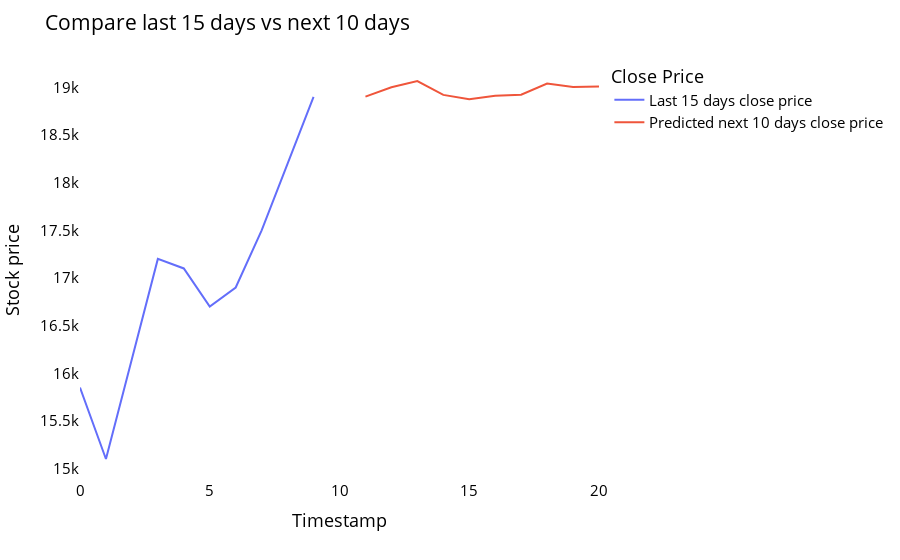

The notebook cell this image was saved under:
### Code cell
import copy

temp_mat = np.empty((len(last_days)+pred_days+1,1))
temp_mat[:] = np.nan
temp_mat = temp_mat.reshape(1,-1).tolist()[0]

last_original_days_value = copy.deepcopy(temp_mat)
next_predicted_days_value = copy.deepcopy(temp_mat)

last_original_days_value[0:time_step+1] = scaler.inverse_transform(closedf[len(closedf)-time_step:]).reshape(1,-1).tolist()[0]
next_predicted_days_value[time_step+1:] = scaler.inverse_transform(np.array(lst_output).reshape(-1,1)).reshape(1,-1).tolist()[0]
last_original_days_value.append(None)
names = cycle(['Last 15 days close price','Predicted next 10 days close price'])

new_pred_plot = pd.DataFrame({
    'last_original_days_value':last_original_days_value,
    'next_predicted_days_value':next_predicted_days_value
})

fig = px.line(new_pred_plot,x=new_pred_plot.index, y=[new_pred_plot['last_original_days_value'],
                                                      new_pred_plot['next_predicted_days_value']],
              labels={'value': 'Stock price','index': 'Timestamp'})
fig.update_layout(title_text='Compare last 15 days vs next 10 days',
                  plot_bgcolor='white', font_size=15, font_color='black',legend_title_text='Close Price')
fig.for_each_trace(lambda t:  t.update(name = next(names)))

fig.update_xaxes(showgrid=False)
fig.update_yaxes(showgrid=False)
fig.show()

### Figure 1 — Plotly figure (JSON) as saved in the notebook; plotly's stock layout.template omitted (floating-point values rounded to 4 significant figures)
{"data": [{"hovertemplate": "variable=last_original_days_value<br>Timestamp=%{x}<br>Stock price=%{y}<extra></extra>", "legendgroup": "last_original_days_value", "line": {"color": "#636efa", "dash": "solid"}, "marker": {"symbol": "circle"}, "mode": "lines", "name": "Last 15 days close price", "orientation": "v", "showlegend": true, "type": "scatter", "x": [0, 1, 2, 3, 4, 5, 6, 7, 8, 9, 10, 11, 12, 13, 14, 15, 16, 17, 18, 19, 20], "xaxis": "x", "y": [15850, 15100.0, 16150.0, 17200, 17100, 16700, 16900, 17500, 18200, 18900, null, null, null, null, null, null, null, null, null, null, null], "yaxis": "y"}, {"hovertemplate": "variable=next_predicted_days_value<br>Timestamp=%{x}<br>Stock price=%{y}<extra></extra>", "legendgroup": "next_predicted_days_value", "line": {"color": "#EF553B", "dash": "solid"}, "marker": {"symbol": "circle"}, "mode": "lines", "name": "Predicted next 10 days close price", "orientation": "v", "showlegend": true, "type": "scatter", "x": [0, 1, 2, 3, 4, 5, 6, 7, 8, 9, 10, 11, 12, 13, 14, 15, 16, 17, 18, 19, 20], "xaxis": "x", "y": [null, null, null, null, null, null, null, null, null, null, null, 18900.0, 19000.0, 19070.0, 18920.0, 18880.0, 18910.0, 18920.0, 19040.0, 19000.0, 19010.0], "yaxis": "y"}], "layout": {"font": {"color": "black", "size": 15}, "legend": {"title": {"text": "Close Price"}, "tracegroupgap": 0}, "margin": {"t": 60}, "plot_bgcolor": "white", "title": {"text": "Compare last 15 days vs next 10 days"}, "xaxis": {"anchor": "y", "domain": [0, 1], "showgrid": false, "title": {"text": "Timestamp"}}, "yaxis": {"anchor": "x", "domain": [0, 1], "showgrid": false, "title": {"text": "Stock price"}}}}
